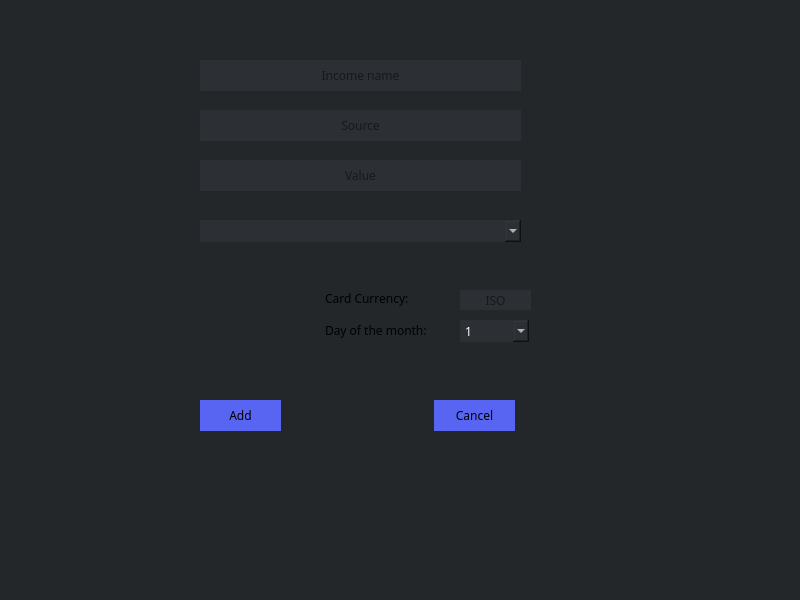
<?xml version="1.0" encoding="UTF-8"?>
<ui version="4.0">
 <class>AddIncomeDialog</class>
 <widget class="QDialog" name="AddIncomeDialog">
  <property name="geometry">
   <rect>
    <x>0</x>
    <y>0</y>
    <width>800</width>
    <height>600</height>
   </rect>
  </property>
  <property name="windowTitle">
   <string>AddIncomeDialog</string>
  </property>
  <property name="styleSheet">
   <string notr="true">background-color:rgb(35, 39, 42);

</string>
  </property>
  <widget class="QGroupBox" name="groupBox">
   <property name="geometry">
    <rect>
     <x>160</x>
     <y>20</y>
     <width>431</width>
     <height>481</height>
    </rect>
   </property>
   <property name="styleSheet">
    <string notr="true">background-color:rgb(35, 39, 42);

border:none;</string>
   </property>
   <property name="title">
    <string/>
   </property>
   <widget class="QLineEdit" name="incomeNameLineEdit">
    <property name="geometry">
     <rect>
      <x>40</x>
      <y>40</y>
      <width>321</width>
      <height>31</height>
     </rect>
    </property>
    <property name="font">
     <font>
      <family>Whitney</family>
      <pointsize>9</pointsize>
     </font>
    </property>
    <property name="styleSheet">
     <string notr="true">QLineEdit[text]{
color: white;}
QLineEdit{
background-color: rgb(44, 47, 51);
border:none;}</string>
    </property>
    <property name="alignment">
     <set>Qt::AlignCenter</set>
    </property>
    <property name="placeholderText">
     <string>Income name</string>
    </property>
   </widget>
   <widget class="QLineEdit" name="incomeValue">
    <property name="geometry">
     <rect>
      <x>40</x>
      <y>140</y>
      <width>321</width>
      <height>31</height>
     </rect>
    </property>
    <property name="font">
     <font>
      <family>Whitney</family>
      <pointsize>9</pointsize>
     </font>
    </property>
    <property name="styleSheet">
     <string notr="true">QLineEdit[text]{
color: white;}
QLineEdit{
background-color: rgb(44, 47, 51);
border:none;}</string>
    </property>
    <property name="alignment">
     <set>Qt::AlignCenter</set>
    </property>
    <property name="placeholderText">
     <string>Value</string>
    </property>
   </widget>
   <widget class="QComboBox" name="cardsIncomeComboBox">
    <property name="geometry">
     <rect>
      <x>40</x>
      <y>200</y>
      <width>321</width>
      <height>22</height>
     </rect>
    </property>
    <property name="font">
     <font>
      <family>Whitney</family>
      <pointsize>9</pointsize>
     </font>
    </property>
    <property name="styleSheet">
     <string notr="true">QComboBox
{
color:white;
background-color: rgb(44, 47, 51);
}

QComboBox QAbstractItemView {
   color:white;
    selection-background-color:rgb(88, 101, 242);
	backgroud-color:rgb(44, 47, 51);
	
}

QComboBox QScrollBar
{
background: #5865F2
}

QComboBox QAbstractItemView QScrollBar
{
background: #5865F2
}



</string>
    </property>
   </widget>
   <widget class="QComboBox" name="dayOfMonthComboBox">
    <property name="geometry">
     <rect>
      <x>300</x>
      <y>300</y>
      <width>69</width>
      <height>22</height>
     </rect>
    </property>
    <property name="font">
     <font>
      <family>Whitney</family>
      <pointsize>9</pointsize>
     </font>
    </property>
    <property name="styleSheet">
     <string notr="true">QComboBox
{
color:white;
background-color: rgb(44, 47, 51);
}

QComboBox QAbstractItemView {
   color:white;
    selection-background-color:rgb(88, 101, 242);
	backgroud-color:rgb(44, 47, 51);
	
}

QComboBox QScrollBar
{
background: #5865F2
}

QComboBox QAbstractItemView QScrollBar
{
background: #5865F2
}



</string>
    </property>
    <item>
     <property name="text">
      <string>1</string>
     </property>
    </item>
    <item>
     <property name="text">
      <string>2</string>
     </property>
    </item>
    <item>
     <property name="text">
      <string>3</string>
     </property>
    </item>
    <item>
     <property name="text">
      <string>4</string>
     </property>
    </item>
    <item>
     <property name="text">
      <string>5</string>
     </property>
    </item>
    <item>
     <property name="text">
      <string>6</string>
     </property>
    </item>
    <item>
     <property name="text">
      <string>7</string>
     </property>
    </item>
    <item>
     <property name="text">
      <string>8</string>
     </property>
    </item>
    <item>
     <property name="text">
      <string>9</string>
     </property>
    </item>
    <item>
     <property name="text">
      <string>10</string>
     </property>
    </item>
    <item>
     <property name="text">
      <string>11</string>
     </property>
    </item>
    <item>
     <property name="text">
      <string>12</string>
     </property>
    </item>
    <item>
     <property name="text">
      <string>13</string>
     </property>
    </item>
    <item>
     <property name="text">
      <string>14</string>
     </property>
    </item>
    <item>
     <property name="text">
      <string>15</string>
     </property>
    </item>
    <item>
     <property name="text">
      <string>16</string>
     </property>
    </item>
    <item>
     <property name="text">
      <string>17</string>
     </property>
    </item>
    <item>
     <property name="text">
      <string>18</string>
     </property>
    </item>
    <item>
     <property name="text">
      <string>19</string>
     </property>
    </item>
    <item>
     <property name="text">
      <string>20</string>
     </property>
    </item>
    <item>
     <property name="text">
      <string>21</string>
     </property>
    </item>
    <item>
     <property name="text">
      <string>22</string>
     </property>
    </item>
    <item>
     <property name="text">
      <string>23</string>
     </property>
    </item>
    <item>
     <property name="text">
      <string>24</string>
     </property>
    </item>
    <item>
     <property name="text">
      <string>25</string>
     </property>
    </item>
    <item>
     <property name="text">
      <string>26</string>
     </property>
    </item>
    <item>
     <property name="text">
      <string>27</string>
     </property>
    </item>
    <item>
     <property name="text">
      <string>28</string>
     </property>
    </item>
   </widget>
   <widget class="QLabel" name="label">
    <property name="geometry">
     <rect>
      <x>165</x>
      <y>300</y>
      <width>131</width>
      <height>20</height>
     </rect>
    </property>
    <property name="font">
     <font>
      <family>Whitney</family>
      <pointsize>9</pointsize>
     </font>
    </property>
    <property name="styleSheet">
     <string notr="true">QLabel[text]{
color: white;}
QLabel{
background-color:rgb(35, 39, 42);
border:none;}</string>
    </property>
    <property name="text">
     <string>Day of the month:</string>
    </property>
   </widget>
   <widget class="QPushButton" name="addPeriodicallyIncomePushButton">
    <property name="geometry">
     <rect>
      <x>40</x>
      <y>380</y>
      <width>81</width>
      <height>31</height>
     </rect>
    </property>
    <property name="font">
     <font>
      <family>Whitney</family>
      <pointsize>9</pointsize>
     </font>
    </property>
    <property name="styleSheet">
     <string notr="true">
QPushButton {
     background-color: rgb(88, 101, 242);
 }
 QPushButton#pushButton:pressed {
   	background-color: rgb(88, 157, 242); 
 }
 QPushButton#pushButton:hover {
     
	background-color: rgb(88, 157, 242);
 }
 QPushButton[text] {
    color:white;
 }</string>
    </property>
    <property name="text">
     <string>Add</string>
    </property>
   </widget>
   <widget class="QPushButton" name="cancelAddIncomePushButton">
    <property name="geometry">
     <rect>
      <x>274</x>
      <y>380</y>
      <width>81</width>
      <height>31</height>
     </rect>
    </property>
    <property name="font">
     <font>
      <family>Whitney</family>
      <pointsize>9</pointsize>
     </font>
    </property>
    <property name="styleSheet">
     <string notr="true">
QPushButton {
     background-color: rgb(88, 101, 242);
 }
 QPushButton#pushButton:pressed {
   	background-color: rgb(88, 157, 242); 
 }
 QPushButton#pushButton:hover {
     
	background-color: rgb(88, 157, 242);
 }
 QPushButton[text] {
    color:white;
 }</string>
    </property>
    <property name="text">
     <string>Cancel</string>
    </property>
   </widget>
   <widget class="QLabel" name="label_2">
    <property name="geometry">
     <rect>
      <x>165</x>
      <y>270</y>
      <width>111</width>
      <height>16</height>
     </rect>
    </property>
    <property name="font">
     <font>
      <family>Whitney</family>
      <pointsize>9</pointsize>
     </font>
    </property>
    <property name="styleSheet">
     <string notr="true">QLabel[text]{
color: white;}
QLabel{
background-color:rgb(35, 39, 42);
border:none;}</string>
    </property>
    <property name="text">
     <string>Card Currency:</string>
    </property>
   </widget>
   <widget class="QLineEdit" name="cardCurrencyISO">
    <property name="geometry">
     <rect>
      <x>300</x>
      <y>270</y>
      <width>71</width>
      <height>20</height>
     </rect>
    </property>
    <property name="font">
     <font>
      <family>Whitney</family>
      <pointsize>9</pointsize>
     </font>
    </property>
    <property name="styleSheet">
     <string notr="true">QLineEdit[text]{
color: white;}
QLineEdit{
background-color: rgb(44, 47, 51);
border:none;}</string>
    </property>
    <property name="alignment">
     <set>Qt::AlignCenter</set>
    </property>
    <property name="placeholderText">
     <string>ISO</string>
    </property>
   </widget>
   <widget class="QLineEdit" name="incomeSourceLineEdit">
    <property name="geometry">
     <rect>
      <x>40</x>
      <y>90</y>
      <width>321</width>
      <height>31</height>
     </rect>
    </property>
    <property name="font">
     <font>
      <family>Whitney</family>
      <pointsize>9</pointsize>
     </font>
    </property>
    <property name="styleSheet">
     <string notr="true">QLineEdit[text]{
color: white;}
QLineEdit{
background-color: rgb(44, 47, 51);
border:none;}</string>
    </property>
    <property name="alignment">
     <set>Qt::AlignCenter</set>
    </property>
    <property name="placeholderText">
     <string>Source</string>
    </property>
   </widget>
  </widget>
 </widget>
 <layoutdefault spacing="6" margin="11"/>
 <resources/>
 <connections/>
</ui>
